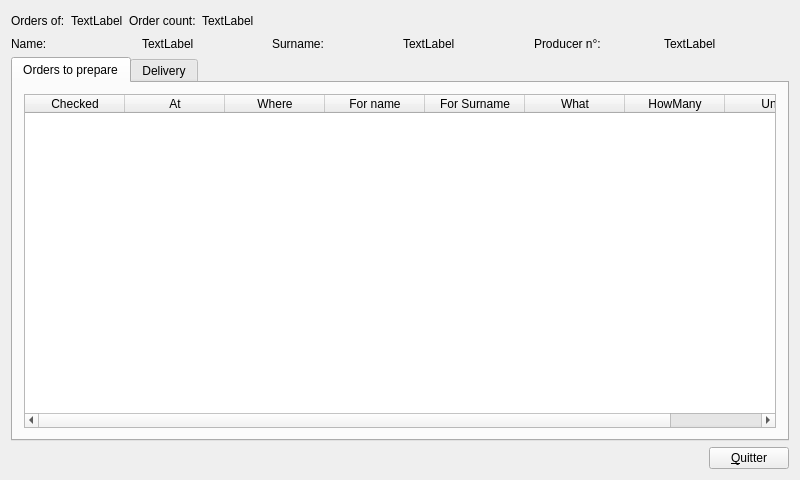
<?xml version="1.0" encoding="UTF-8"?>
<ui version="4.0">
 <class>MainWindow</class>
 <widget class="QMainWindow" name="MainWindow">
  <property name="geometry">
   <rect>
    <x>0</x>
    <y>0</y>
    <width>800</width>
    <height>480</height>
   </rect>
  </property>
  <property name="windowTitle">
   <string>NewWorld Producer</string>
  </property>
  <widget class="QWidget" name="centralWidget">
   <layout class="QVBoxLayout" name="verticalLayout_2">
    <item>
     <layout class="QHBoxLayout" name="horizontalLayout_3">
      <item>
       <widget class="QLabel" name="label_3">
        <property name="text">
         <string>Orders of:</string>
        </property>
       </widget>
      </item>
      <item>
       <widget class="QLabel" name="labelOrdersDate">
        <property name="text">
         <string>TextLabel</string>
        </property>
       </widget>
      </item>
      <item>
       <widget class="QLabel" name="label_4">
        <property name="text">
         <string>Order count:</string>
        </property>
       </widget>
      </item>
      <item>
       <widget class="QLabel" name="labelOrderCount">
        <property name="text">
         <string>TextLabel</string>
        </property>
       </widget>
      </item>
      <item>
       <spacer name="horizontalSpacer_2">
        <property name="orientation">
         <enum>Qt::Horizontal</enum>
        </property>
        <property name="sizeHint" stdset="0">
         <size>
          <width>40</width>
          <height>20</height>
         </size>
        </property>
       </spacer>
      </item>
     </layout>
    </item>
    <item>
     <layout class="QHBoxLayout" name="horizontalLayout">
      <item>
       <widget class="QLabel" name="label">
        <property name="text">
         <string>Name:</string>
        </property>
       </widget>
      </item>
      <item>
       <widget class="QLabel" name="labelNom">
        <property name="text">
         <string>TextLabel</string>
        </property>
       </widget>
      </item>
      <item>
       <widget class="QLabel" name="label_2">
        <property name="text">
         <string>Surname:</string>
        </property>
       </widget>
      </item>
      <item>
       <widget class="QLabel" name="labelPrenom">
        <property name="text">
         <string>TextLabel</string>
        </property>
       </widget>
      </item>
      <item>
       <widget class="QLabel" name="labelIdentifiant_lab">
        <property name="text">
         <string>Producer n°:</string>
        </property>
       </widget>
      </item>
      <item>
       <widget class="QLabel" name="labelIdentifiant">
        <property name="text">
         <string>TextLabel</string>
        </property>
       </widget>
      </item>
     </layout>
    </item>
    <item>
     <widget class="QTabWidget" name="tabWidget">
      <property name="tabPosition">
       <enum>QTabWidget::North</enum>
      </property>
      <property name="tabShape">
       <enum>QTabWidget::Rounded</enum>
      </property>
      <property name="currentIndex">
       <number>0</number>
      </property>
      <property name="iconSize">
       <size>
        <width>32</width>
        <height>32</height>
       </size>
      </property>
      <widget class="QWidget" name="tabPrepa">
       <attribute name="icon">
        <iconset resource="prod.qrc">
         <normaloff>:/icones/commandes</normaloff>:/icones/commandes</iconset>
       </attribute>
       <attribute name="title">
        <string>Orders to prepare</string>
       </attribute>
       <attribute name="toolTip">
        <string>you'll find there orders</string>
       </attribute>
       <layout class="QVBoxLayout" name="verticalLayout">
        <item>
         <widget class="QTableWidget" name="tableWidgetLDC">
          <property name="editTriggers">
           <set>QAbstractItemView::NoEditTriggers</set>
          </property>
          <property name="selectionBehavior">
           <enum>QAbstractItemView::SelectRows</enum>
          </property>
          <property name="sortingEnabled">
           <bool>true</bool>
          </property>
          <property name="columnCount">
           <number>8</number>
          </property>
          <attribute name="horizontalHeaderShowSortIndicator" stdset="0">
           <bool>true</bool>
          </attribute>
          <attribute name="horizontalHeaderStretchLastSection">
           <bool>true</bool>
          </attribute>
          <attribute name="verticalHeaderVisible">
           <bool>false</bool>
          </attribute>
          <column>
           <property name="text">
            <string>Checked</string>
           </property>
          </column>
          <column>
           <property name="text">
            <string>At</string>
           </property>
          </column>
          <column>
           <property name="text">
            <string>Where</string>
           </property>
          </column>
          <column>
           <property name="text">
            <string>For name</string>
           </property>
          </column>
          <column>
           <property name="text">
            <string>For Surname</string>
           </property>
          </column>
          <column>
           <property name="text">
            <string>What</string>
           </property>
          </column>
          <column>
           <property name="text">
            <string>HowMany</string>
           </property>
          </column>
          <column>
           <property name="text">
            <string>Unity</string>
           </property>
          </column>
         </widget>
        </item>
       </layout>
      </widget>
      <widget class="QWidget" name="tabDelivery">
       <attribute name="icon">
        <iconset resource="prod.qrc">
         <normaloff>:/icones/delivery</normaloff>:/icones/delivery</iconset>
       </attribute>
       <attribute name="title">
        <string>Delivery</string>
       </attribute>
       <layout class="QVBoxLayout" name="verticalLayout_3">
        <item>
         <layout class="QHBoxLayout" name="horizontalLayout_4">
          <item>
           <widget class="QLabel" name="label_5">
            <property name="text">
             <string>Sale Point:</string>
            </property>
           </widget>
          </item>
          <item>
           <widget class="QComboBox" name="comboBoxSalePoint">
            <property name="sizePolicy">
             <sizepolicy hsizetype="Preferred" vsizetype="Fixed">
              <horstretch>1</horstretch>
              <verstretch>0</verstretch>
             </sizepolicy>
            </property>
           </widget>
          </item>
          <item>
           <spacer name="horizontalSpacer_3">
            <property name="orientation">
             <enum>Qt::Horizontal</enum>
            </property>
            <property name="sizeHint" stdset="0">
             <size>
              <width>40</width>
              <height>20</height>
             </size>
            </property>
           </spacer>
          </item>
         </layout>
        </item>
        <item>
         <widget class="QTableWidget" name="tableWidgetLDC_2">
          <property name="editTriggers">
           <set>QAbstractItemView::NoEditTriggers</set>
          </property>
          <property name="selectionBehavior">
           <enum>QAbstractItemView::SelectRows</enum>
          </property>
          <property name="sortingEnabled">
           <bool>true</bool>
          </property>
          <property name="columnCount">
           <number>6</number>
          </property>
          <attribute name="horizontalHeaderShowSortIndicator" stdset="0">
           <bool>true</bool>
          </attribute>
          <attribute name="horizontalHeaderStretchLastSection">
           <bool>true</bool>
          </attribute>
          <attribute name="verticalHeaderVisible">
           <bool>false</bool>
          </attribute>
          <column>
           <property name="text">
            <string>Delivered</string>
           </property>
          </column>
          <column>
           <property name="text">
            <string>For name</string>
           </property>
          </column>
          <column>
           <property name="text">
            <string>For Surname</string>
           </property>
          </column>
          <column>
           <property name="text">
            <string>What</string>
           </property>
          </column>
          <column>
           <property name="text">
            <string>HowMany</string>
           </property>
          </column>
          <column>
           <property name="text">
            <string>Unity</string>
           </property>
          </column>
         </widget>
        </item>
       </layout>
      </widget>
     </widget>
    </item>
    <item>
     <layout class="QHBoxLayout" name="horizontalLayout_2">
      <item>
       <spacer name="horizontalSpacer">
        <property name="orientation">
         <enum>Qt::Horizontal</enum>
        </property>
        <property name="sizeHint" stdset="0">
         <size>
          <width>40</width>
          <height>20</height>
         </size>
        </property>
       </spacer>
      </item>
      <item>
       <widget class="QPushButton" name="pushButtonQuit">
        <property name="text">
         <string>&amp;Quitter</string>
        </property>
        <property name="icon">
         <iconset resource="prod.qrc">
          <normaloff>:/icones/quit</normaloff>:/icones/quit</iconset>
        </property>
       </widget>
      </item>
     </layout>
    </item>
   </layout>
  </widget>
 </widget>
 <layoutdefault spacing="6" margin="11"/>
 <resources>
  <include location="prod.qrc"/>
 </resources>
 <connections/>
</ui>
